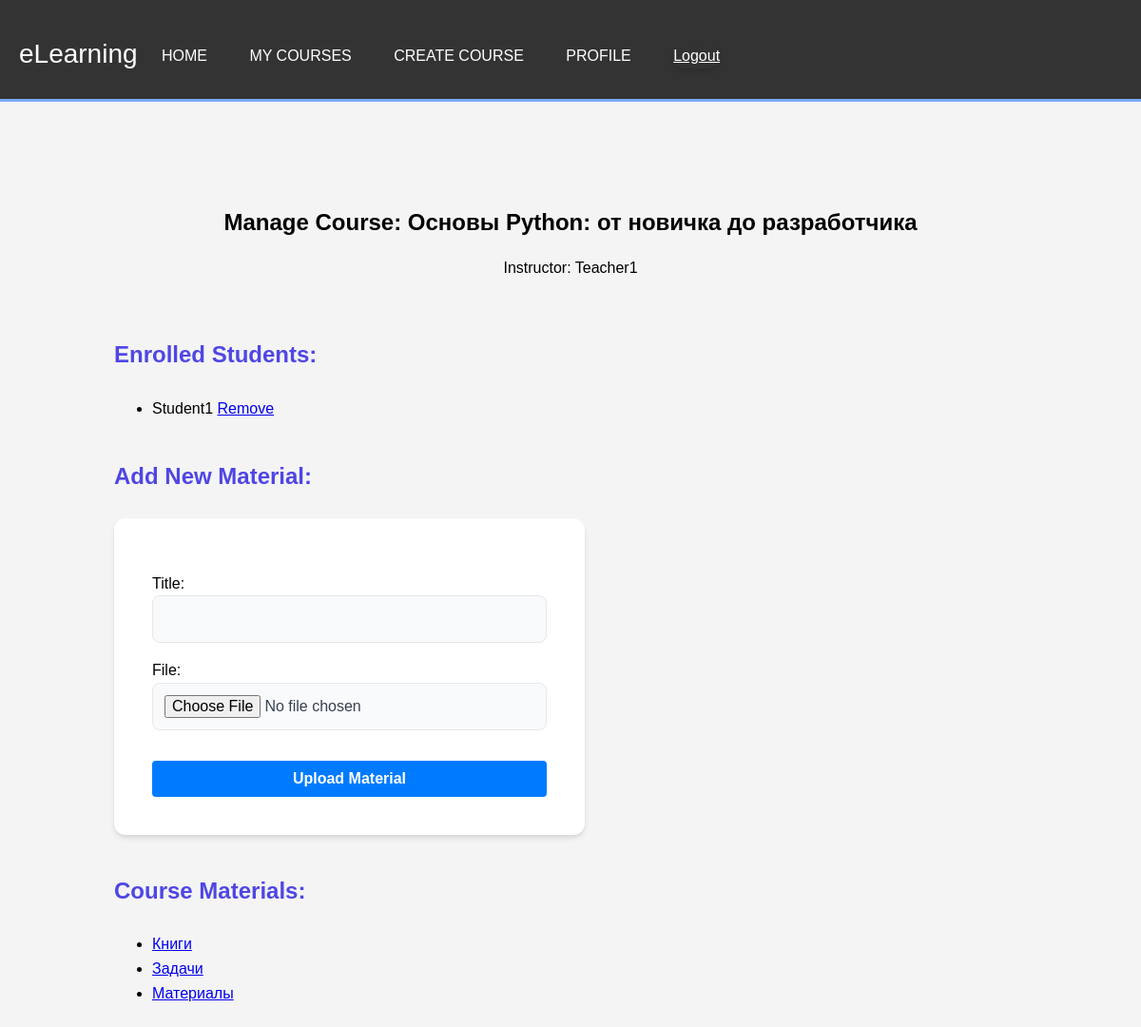
Screenshot of /course/5/manage/ (signed in) with the database file from the repository.
### core/models.py (models this page shows, shortened)
class Course(models.Model):
    title = models.CharField(max_length=200)
    description = models.TextField()
    teacher = models.ForeignKey(
        User,
        on_delete=models.CASCADE,
        limit_choices_to={'is_teacher': True},
        related_name='courses'
    )
    created_at = models.DateTimeField(auto_now_add=True)

class User(AbstractUser):
    is_student = models.BooleanField(default=False)
    is_teacher = models.BooleanField(default=False)
    photo = models.ImageField(upload_to='users/', blank=True, null=True)
    enrolled_courses = models.ManyToManyField(
        'Course',
        related_name='enrolled_students',
        blank=True
    )

class Material(models.Model):
    course = models.ForeignKey(Course, on_delete=models.CASCADE, related_name='materials')
    title = models.CharField(max_length=200)
    file = models.FileField(upload_to='course_materials/')
    created_at = models.DateTimeField(auto_now_add=True)

### core/views.py (the view)
# urls.py: path('course/<int:course_id>/manage/', core_views.manage_course, name='manage_course'),
@login_required
def manage_course(request, course_id):
    course = get_object_or_404(Course, id=course_id)
    if not request.user.is_teacher or course.teacher != request.user:
        return redirect('course_detail', course_id=course.id)
    materials = course.materials.all()
    enrolled_students = course.enrolled_students.all()
    if request.method == 'POST':
        form = MaterialForm(request.POST, request.FILES)
        if form.is_valid():
            material = form.save(commit=False)
            material.course = course
            material.save()
            return redirect('manage_course', course_id=course.id)
    else:
        form = MaterialForm()
    return render(request, 'core/manage_course.html', {
        'course': course,
        'materials': materials,
        'enrolled_students': enrolled_students,
        'form': form,
    })

### core/forms.py
class MaterialForm(forms.ModelForm):
    class Meta:
        model = Material
        fields = ['title', 'file']

### core/templates/core/manage_course.html (shortened to what this page needs)
{% extends 'core/base.html' %}
{% load static %}
{% block content %}
<div class="container my-5">
    <div class="card p-4 mb-4">
        <div class="card-body">
            <h2 class="card-title text-center">Manage Course: {{ course.title }}</h2>
            <p class="card-text text-muted text-center mb-4">Instructor: {{ course.teacher.username }}</p>
        </div>
    </div>
    <div class="row">
        <div class="col-md-6">
            <div class="card p-4 mb-4">
                <h3 class="mb-3">Enrolled Students:</h3>
                {% if enrolled_students %}
                    <ul class="list-group list-group-flush">
                        {% for student in enrolled_students %}
                            <li class="list-group-item d-flex justify-content-between align-items-center">
                                {{ student.username }}
                                <a href="{% url 'remove_student' course.id student.id %}" class="btn btn-danger btn-sm">Remove</a>
                            </li>
                        {% endfor %}
                    </ul>
                {% else %}
                    <p class="text-muted">No students have enrolled in this course yet.</p>
                {% endif %}
            </div>
        </div>
        <div class="col-md-6">
            <div class="card p-4 mb-4">
                <h3 class="mb-3">Add New Material:</h3>
                <form method="post" enctype="multipart/form-data">
                    {{ form.as_p }}
                    <button type="submit" class="btn btn-primary mt-3">Upload Material</button>
                </form>
            </div>
        </div>
    </div>
    <div class="card p-4 mb-4">
        <h3 class="mb-3">Course Materials:</h3>
        {% if materials %}
            <ul class="list-group list-group-flush">
                {% for material in materials %}
                    <li class="list-group-item">
                        <a href="{{ material.file.url }}">{{ material.title }}</a>
                    </li>
                {% endfor %}
            </ul>
        {% else %}
            <p class="text-muted">No materials yet.</p>
        {% endif %}
    </div>
</div>
{% endblock %}

### core/static/core/css/style.css (style rules this page uses)
body { font-family: Arial, sans-serif; background-color: #f4f4f4; margin: 0; padding: 0; line-height: 1.6; }
.container { width: 80%; margin: auto; overflow: hidden; padding: 20px; }
.btn-primary { width: 100%; padding: 10px; font-size: 16px; font-weight: bold; color: #fff; background-color: #007bff; border: none; border-radius: 4px; cursor: pointer; transition: background-color 0.3s ease; }
.text-center { text-align: center; }
.mt-3 { margin-top: 1rem; }
.my-5 { margin-top: 3rem; margin-bottom: 3rem; }
.card-title { margin-bottom: 0.75rem; }
.card-body { flex: 1 1 auto; padding: 1.25rem; }
.row { display: flex; flex-wrap: wrap; margin-right: -15px; margin-left: -15px; }
.col-md-6 { flex: 0 0 50%; max-width: 50%; padding-right: 15px; padding-left: 15px; }
.my-5 { margin-top: 3rem !important; margin-bottom: 3rem !important; }
form { background-color: #fff; padding: 2.5rem; border-radius: 12px; box-shadow: 0 4px 6px -1px rgba(0, 0, 0, 0.1), 0 2px 4px -1px rgba(0, 0, 0, 0.06); }
h3 { font-weight: 600; font-size: 1.5rem; color: #4f46e5; margin-bottom: 1.5rem; }
form p { margin-bottom: 1rem; }
form input[type="text"], form input[type="file"], form textarea { display: block; width: 100%; padding: 0.75rem; font-size: 1rem; line-height: 1.5; color: #374151; background-color: #f9fafb; border: 1px solid #e5e7eb; border-radius: 8px; transition: border-color 0.2s, box-shadow 0.2s; -webkit-appearance: none; -moz-appearance: none; appearance: none; }

### rows the page displays
Course: title "Основы Python: от новичка до разработчика", teacher.username "Teacher1"
User: username "Student1"
Material: title "Книги"
Material: title "Задачи"
Material: title "Материалы"
